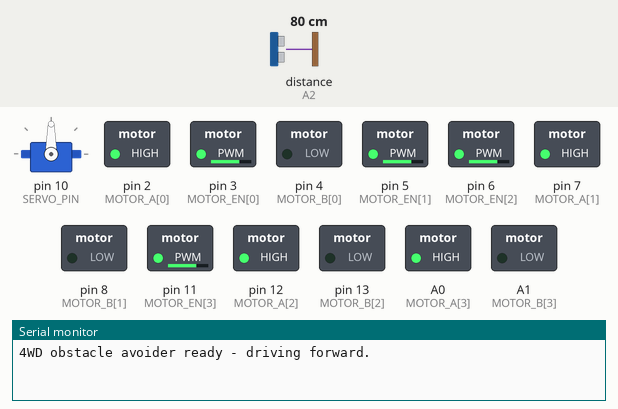
This sketch was run on a simulated Arduino Uno, built with avr-gcc and run on an emulated ATmega328P. On the bench: servo, switched loads named in the sketch (green lamp = pin HIGH), the last lines printed to the serial monitor. Wiring (inferred from the names in the program): ultrasonic range finder: trigger A2; echo A2. The test bench sets the inputs (shaded band); at power-on: distance to the obstacle (sensor on A2) 80 cm. The echo pulse lasts 58.3 µs per cm.

Above: at 1.6 s.
1.7 s: distance to the obstacle (sensor on A2) set to 13 cm
3.2 s: distance to the obstacle (sensor on A2) set to 10 cm
At 6.0 s:
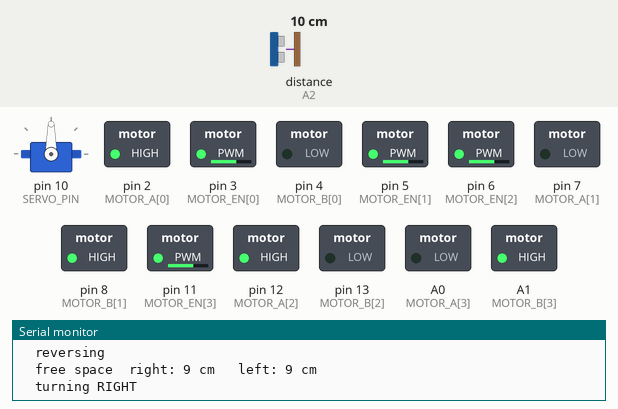
6.2 s: distance to the obstacle (sensor on A2) set to 18 cm
At 6.41 s:
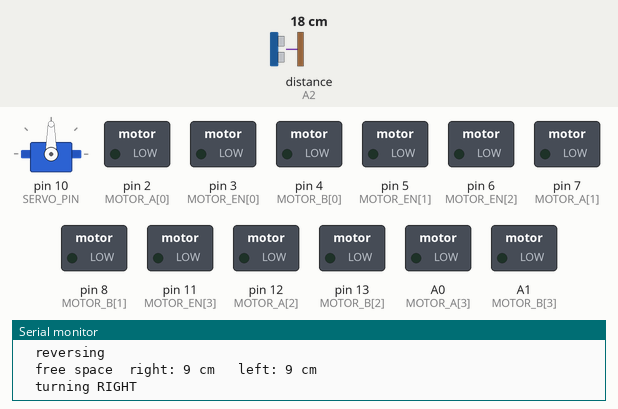
8.0 s: distance to the obstacle (sensor on A2) set to 2 cm
At 8.7 s:
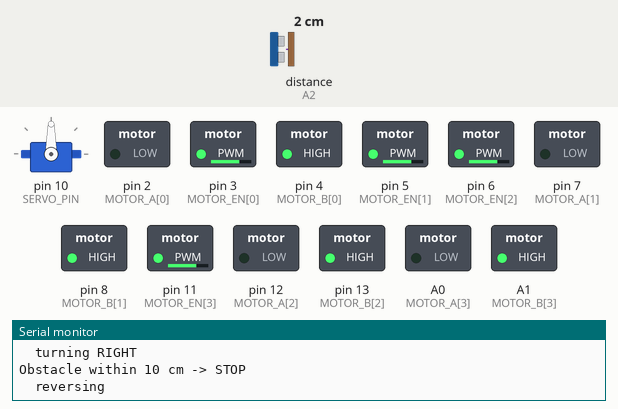
Timing chart, 0 to 12.0 s (numbered marks = the images above; inputs shaded):
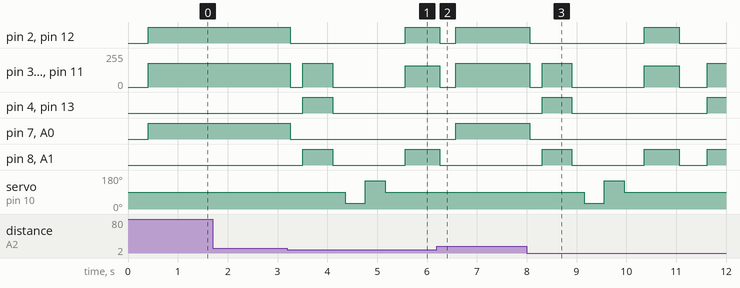

The sketch:

Task2_ObstacleAvoider.ino
```cpp
/*
 * ST-2026 - Electrical Task 2  |  Sketch 2 of 2: servo + ultrasonic avoider
 *
 * Smart Methods (ST 2026) summer training.
 *
 *   The four DC motors of sketch 1, plus one servo motor carrying an
 *   ultrasonic sensor. The robot drives forward; when the sensor sees an
 *   obstacle 10 cm ahead the motors STOP and the direction changes: it backs
 *   off, the servo sweeps the sensor right and left to compare the free space
 *   on each side, and the robot turns toward the roomier one.
 *
 * Both sketches run on ONE circuit -- the same wiring, nothing to move
 * between them. Sketch 1 (Task1_FourMotorSequence) simply leaves the servo
 * and the sensor idle; this one uses everything.
 *
 * Wiring (Arduino Uno R3) -- full pin-by-pin table in docs/WIRING.md
 *
 *   L293D U1 (front)              L293D U2 (rear)
 *     pin 1  1,2EN -> D3  (PWM)     pin 1  1,2EN -> D6  (PWM)
 *     pin 2  1A    -> D2            pin 2  1A    -> D12
 *     pin 7  2A    -> D4            pin 7  2A    -> D13
 *     pin 9  3,4EN -> D5  (PWM)     pin 9  3,4EN -> D11 (PWM)
 *     pin 10 3A    -> D7            pin 10 3A    -> A0
 *     pin 15 4A    -> D8            pin 15 4A    -> A1
 *
 *   Both chips: pin 16 VCC1 -> 5V, pin 8 VCC2 -> 5V,
 *               pins 4/5/12/13 GND -> GND
 *   Motors:     U1 pins 3+6 -> front-left,  U1 pins 11+14 -> front-right
 *               U2 pins 3+6 -> rear-left,   U2 pins 11+14 -> rear-right
 *
 *   Servo (SG90)          Ultrasonic PING))) (3-pin, Tinkercad default)
 *     orange signal -> D10   SIG -> A2
 *     red    +      -> 5V    5V  -> 5V
 *     brown  -      -> GND   GND -> GND
 *
 *   A servo cannot be driven through an L293D -- it has its own control
 *   electronics and needs a PWM signal on one wire. That is not a workaround:
 *   the real L293D shield's servo headers are hard-wired straight to Arduino
 *   pins 10 and 9 and bypass the L293D chips entirely, so D10 here IS the
 *   shield's SERVO_1 pin.
 *
 *   D10 also works out because the Servo library takes over Timer1, which
 *   disables analogWrite() on pins 9 and 10 -- the two pins the four PWM
 *   enables (3, 5, 6, 11) deliberately avoid. Nothing is lost.
 *
 *   Using the 4-pin HC-SR04 instead? Set ULTRASONIC_4_PIN to 1 below and wire
 *   TRIG -> A2, ECHO -> A3.
 */

#include <Servo.h>

#define ULTRASONIC_4_PIN 0   // 0 = 3-pin PING))), 1 = 4-pin HC-SR04

// --- Motor identity ---------------------------------------------------------

const uint8_t FRONT_LEFT  = 0;
const uint8_t FRONT_RIGHT = 1;
const uint8_t REAR_LEFT   = 2;
const uint8_t REAR_RIGHT  = 3;
const uint8_t MOTOR_COUNT = 4;

// --- Pin map (identical to sketch 1) ----------------------------------------

const uint8_t MOTOR_EN[MOTOR_COUNT] = { 3,  5,  6, 11};  // L293D 1,2EN / 3,4EN
const uint8_t MOTOR_A [MOTOR_COUNT] = { 2,  7, 12, A0};  // L293D 1A / 3A
const uint8_t MOTOR_B [MOTOR_COUNT] = { 4,  8, 13, A1};  // L293D 2A / 4A

const bool MOTOR_FLIP[MOTOR_COUNT] = {false, false, false, false};

const uint8_t SERVO_PIN = 10;   // same pin as the L293D shield's SERVO_1 header
const uint8_t TRIG_PIN  = A2;   // PING))) SIG, or HC-SR04 TRIG
#if ULTRASONIC_4_PIN
const uint8_t ECHO_PIN  = A3;
#endif

// --- Behaviour --------------------------------------------------------------

const int STOP_DISTANCE_CM = 10;   // the task: react at 10 cm

const uint8_t DRIVE_SPEED = 180;
const uint8_t TURN_SPEED  = 160;

const int SCAN_RIGHT_DEG  =  30;   // servo angles for the look-around
const int SCAN_CENTER_DEG =  90;   // 90 deg = sensor pointing straight ahead
const int SCAN_LEFT_DEG   = 150;

const unsigned long SERVO_SETTLE_MS =  400;  // let the horn arrive before pinging
const unsigned long BACK_OFF_MS     =  600;  // reverse away from the obstacle
const unsigned long TURN_MS         =  700;  // how far to swing toward free space
const unsigned long PAUSE_MS        =  250;  // the visible "stop" between moves
const unsigned long PING_PERIOD_MS  =   60;  // how often to measure while driving

// Echo timeout: 30 ms of flight is about 5 m there and back, well past the
// PING)))'s range, so a silent return means "nothing in front of us".
const unsigned long ECHO_TIMEOUT_US = 30000UL;
const long          NO_ECHO         = -1;
const long          FAR_AWAY_CM     = 999;   // stand-in for NO_ECHO when comparing

Servo scanner;

// --- Low-level motor control (identical to sketch 1) ------------------------

// speed is signed: > 0 forward, < 0 reverse, 0 = stop.
void setMotor(uint8_t motor, int speed) {
  if (MOTOR_FLIP[motor]) {
    speed = -speed;
  }

  bool forwardDir = (speed > 0);
  uint8_t duty = (uint8_t) constrain(abs(speed), 0, 255);

  // A high, B low = one direction; A low, B high = the other; both low = stop.
  digitalWrite(MOTOR_A[motor], (duty > 0 &&  forwardDir) ? HIGH : LOW);
  digitalWrite(MOTOR_B[motor], (duty > 0 && !forwardDir) ? HIGH : LOW);
  analogWrite (MOTOR_EN[motor], duty);
}

void drive(int leftSpeed, int rightSpeed) {
  setMotor(FRONT_LEFT,  leftSpeed);
  setMotor(REAR_LEFT,   leftSpeed);
  setMotor(FRONT_RIGHT, rightSpeed);
  setMotor(REAR_RIGHT,  rightSpeed);
}

void forward()   { drive( DRIVE_SPEED,  DRIVE_SPEED); }
void backward()  { drive(-DRIVE_SPEED, -DRIVE_SPEED); }
void turnRight() { drive( TURN_SPEED,  -TURN_SPEED ); }  // tank turn, in place
void turnLeft()  { drive(-TURN_SPEED,   TURN_SPEED ); }
void stopAll()   { drive(0, 0); }

// --- Ultrasonic -------------------------------------------------------------

// Returns the distance in cm, or NO_ECHO when nothing answers in range.
//
// Sound covers 1 cm in about 29 us, and the pulse makes the trip twice, so
// centimetres = microseconds / 58.
long readDistanceCm() {
#if ULTRASONIC_4_PIN
  digitalWrite(TRIG_PIN, LOW);
  delayMicroseconds(2);
  digitalWrite(TRIG_PIN, HIGH);
  delayMicroseconds(10);
  digitalWrite(TRIG_PIN, LOW);
  unsigned long duration = pulseIn(ECHO_PIN, HIGH, ECHO_TIMEOUT_US);
#else
  // The 3-pin PING))) shares one wire: pulse it as an output to fire the
  // chirp, then flip the same pin to an input to time the echo.
  pinMode(TRIG_PIN, OUTPUT);
  digitalWrite(TRIG_PIN, LOW);
  delayMicroseconds(2);
  digitalWrite(TRIG_PIN, HIGH);
  delayMicroseconds(5);
  digitalWrite(TRIG_PIN, LOW);

  pinMode(TRIG_PIN, INPUT);
  unsigned long duration = pulseIn(TRIG_PIN, HIGH, ECHO_TIMEOUT_US);
#endif

  if (duration == 0) {
    return NO_ECHO;
  }
  return (long) (duration / 58);
}

// NO_ECHO means the beam found nothing, which is the roomiest result there is
// -- so it has to compare as "very far", not as a negative number.
long clearance(long distanceCm) {
  return (distanceCm == NO_ECHO) ? FAR_AWAY_CM : distanceCm;
}

// Points the sensor at an angle, waits for the horn to settle, and measures.
long lookAt(int angle) {
  scanner.write(angle);
  delay(SERVO_SETTLE_MS);
  return readDistanceCm();
}

// --- The avoidance manoeuvre ------------------------------------------------

void avoidObstacle() {
  Serial.println(F("Obstacle within 10 cm -> STOP"));
  stopAll();
  delay(PAUSE_MS);

  Serial.println(F("  reversing"));
  backward();
  delay(BACK_OFF_MS);
  stopAll();
  delay(PAUSE_MS);

  long rightCm = lookAt(SCAN_RIGHT_DEG);
  long leftCm  = lookAt(SCAN_LEFT_DEG);
  lookAt(SCAN_CENTER_DEG);          // face forward again before driving on

  Serial.print(F("  free space  right: "));
  Serial.print(clearance(rightCm));
  Serial.print(F(" cm   left: "));
  Serial.print(clearance(leftCm));
  Serial.println(F(" cm"));

  if (clearance(rightCm) >= clearance(leftCm)) {
    Serial.println(F("  turning RIGHT"));
    turnRight();
  } else {
    Serial.println(F("  turning LEFT"));
    turnLeft();
  }
  delay(TURN_MS);

  stopAll();
  delay(PAUSE_MS);
}

// --- Program ----------------------------------------------------------------

void setup() {
  Serial.begin(9600);

  for (uint8_t i = 0; i < MOTOR_COUNT; i++) {
    pinMode(MOTOR_EN[i], OUTPUT);
    pinMode(MOTOR_A [i], OUTPUT);
    pinMode(MOTOR_B [i], OUTPUT);
  }
  stopAll();

#if ULTRASONIC_4_PIN
  pinMode(TRIG_PIN, OUTPUT);
  pinMode(ECHO_PIN, INPUT);
#endif

  scanner.attach(SERVO_PIN);
  scanner.write(SCAN_CENTER_DEG);   // sensor starts looking straight ahead
  delay(SERVO_SETTLE_MS);

  Serial.println(F("4WD obstacle avoider ready - driving forward."));
}

void loop() {
  long distanceCm = readDistanceCm();

  // NO_ECHO is "nothing in range", so only a real reading at or under 10 cm
  // counts as an obstacle.
  if (distanceCm != NO_ECHO && distanceCm <= STOP_DISTANCE_CM) {
    avoidObstacle();
  } else {
    forward();
  }

  delay(PING_PERIOD_MS);
}
```

Measured:
- the behaviour switches between 12 and 11 cm on distance to the obstacle (sensor on A2) (found by bisection; images 0 and 1)
- after the input at 1.7 s, every drawn part: stays the same
- after the input at 3.2 s, pin 2 (MOTOR_A[0]): HIGH → LOW after 0.06 s, → HIGH 2.3 s later; pin 3 (MOTOR_EN[0]): 180/255 → 0/255 after 0.06 s, → 180/255 0.25 s later, → 0/255 0.60 s later, → 160/255 1.5 s later
- after the input at 6.2 s, pin 4 (MOTOR_B[0]), pin 13 (MOTOR_B[2]): stays LOW (without the input it goes to HIGH after 0.62 s); pin 7 (MOTOR_A[1]), A0 (MOTOR_A[3]): LOW → HIGH after 0.37 s; pin 8 (MOTOR_B[1]), A1 (MOTOR_B[3]): goes on until 6.3 s, then stays LOW; servo on pin 10 (SERVO_PIN): stays 90° (without the input it goes to 30° after 1.5 s)
- after the input at 8.0 s, pin 2 (MOTOR_A[0]): HIGH → LOW after 0.06 s, → HIGH 2.3 s later, → LOW 0.70 s later; pin 3 (MOTOR_EN[0]): 180/255 → 0/255 after 0.06 s, → 180/255 0.25 s later, → 0/255 0.60 s later, → 160/255 1.5 s later, … (6 changes in this stretch)
